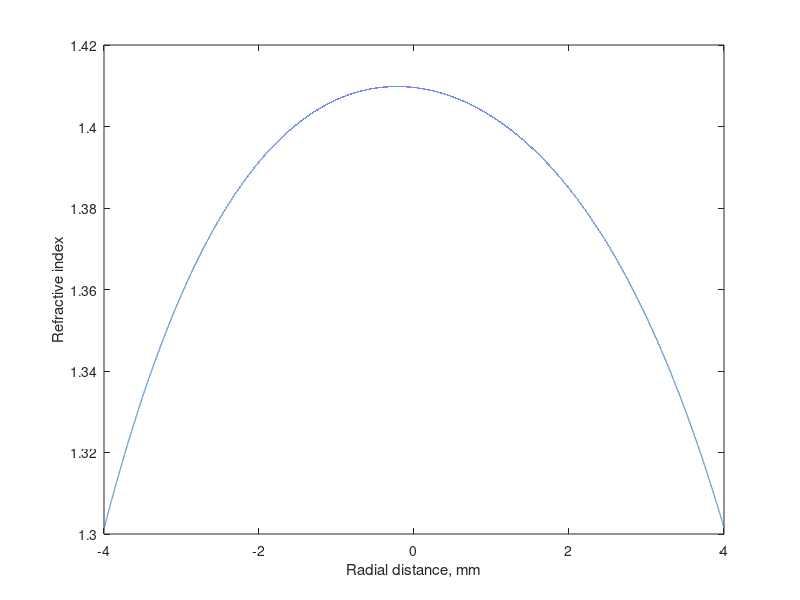

Recreate this plot in MATLAB.
%{ 
This function calculates the refractive index of a GRIN lens for some
radial distances and thickness.

---------------------------------------------------------------------------
Declarations:

r = vector of radial distances.
z = vector of thickness.

refractive_index_formula = calculates the refractive index of the GRIN
lens.

%}

r=linspace(-4,4,100000);
z=linspace(0,3.69,100000);

refractive_index_formula=1.368-0.0022649*r.^2-0.000119*r.^4+0.053451*z-0.018438*z.^2+0.000745*z.^3+0.00009*z.^4;

plot(r,refractive_index_formula)
xlabel('Radial distance, mm')
ylabel('Refractive index')
